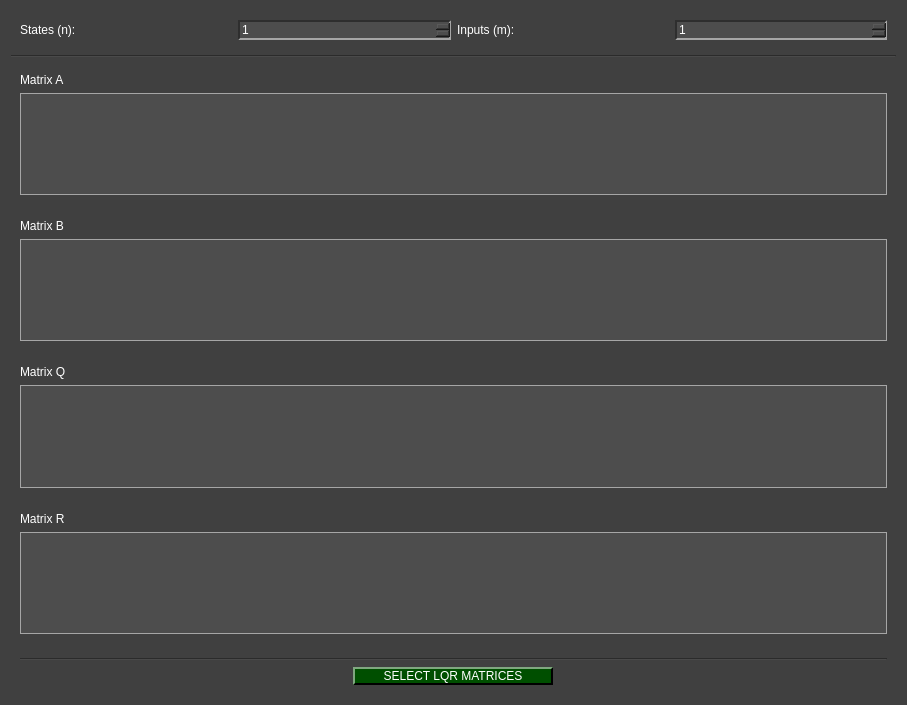
<?xml version="1.0" encoding="UTF-8"?>
<ui version="4.0">
 <class>Select_LQR_Matrices_Widget</class>
 <widget class="QWidget" name="Select_LQR_Matrices_Widget">
  <property name="geometry">
   <rect>
    <x>0</x>
    <y>0</y>
    <width>907</width>
    <height>705</height>
   </rect>
  </property>
  <property name="windowTitle">
   <string>Form</string>
  </property>
  <property name="styleSheet">
   <string notr="true">QWidget{
	background-color: rgb(64, 64, 64);
}

QTabWidget::pane { 
   border: 1px solid rgb(166, 166, 166);
}

QTabBar::tab {
  	background-color: rgb(77, 77, 77);
 }

 QTabBar::tab:selected {
  	background-color: rgb(140, 140, 140);
	padding-top: 2px;
	padding-bottom: 2px;
	padding-left: 12px;
	padding-right: 12px;
 }

 QTabBar::tab:selected:hover {
  	background-color: rgb(140, 140, 140);
	padding-top: 2px;
	padding-bottom: 2px;
	padding-left: 12px;
	padding-right: 12px;
 }

 QTabBar::tab:hover {
  	background-color: rgb(109, 109, 109);
	padding-top: 2px;
	padding-bottom: 2px;
	padding-left: 12px;
	padding-right: 12px;
 }

 QTabBar::tab:middle {
	border-right: 1px dashed rgb(166, 166, 166);
	border-left: 1px dashed rgb(166, 166, 166);
	padding-top: 2px;
	padding-bottom: 2px;
	padding-left: 12px;
	padding-right: 12px;
 }

 QTabBar::tab:last {
	border-top-right-radius: 10px;
	padding-top: 2px;
	padding-bottom: 2px;
	padding-left: 12px;
	padding-right: 12px;
 }

 QTabBar::tab:first {
	border-top-left-radius: 10px;
	padding-top: 2px;
	padding-bottom: 2px;
	padding-left: 12px;
	padding-right: 12px;
 }


QComboBox QAbstractItemView {
    background-color: rgb(77, 77, 77);
}

QComboBox QAbstractItemView::item:focus{
    background-color: rgb(140, 140, 140);
}

QDoubleSpinBox{
	background-color: rgb(77, 77, 77);
	
	border-top: 1.5px solid rgb(46, 46, 46);
	border-left: 1.5px solid rgb(46, 46, 46);

	border-bottom: 1.5px solid rgb(166, 166, 166);
	border-right: 1.5px solid rgb(166, 166, 166);
}

QDoubleSpinBox::up-button{
    image: url(:/imgs/drop_up_arrow.png);
	width: 11px;

	background-color: rgb(0, 79, 0);
	border-top: 1.5px solid rgb(127, 167, 127);
	border-left: 1.5px solid rgb(127, 167, 127);

	border-bottom: 1.5px solid rgb(0, 0, 0);
	border-right: 1.5px solid rgb(0, 0, 0);
}

QDoubleSpinBox::up-button:pressed{
	border: 2px solid rgb(255, 255, 255);
}

QDoubleSpinBox::up-button:hover{
	background-color: rgb(0, 50, 0);
}

QDoubleSpinBox::down-button{
    image: url(:/imgs/drop_down_arrow.png);
	width: 11px;

	background-color: rgb(0, 79, 0);
	border-top: 1.5px solid rgb(127, 167, 127);
	border-left: 1.5px solid rgb(127, 167, 127);

	border-bottom: 1.5px solid rgb(0, 0, 0);
	border-right: 1.5px solid rgb(0, 0, 0);
}

QDoubleSpinBox::down-button:pressed{
	border: 2px solid rgb(255, 255, 255);
}

QDoubleSpinBox::down-button:hover{
	background-color: rgb(0, 50, 0);
}

QWidget#centralwidget{
	background-color: rgb(64, 64, 64);
}

QWidget{
	color: rgb(255, 255, 255);
}

QComboBox{
	background-color: rgb(77, 77, 77);
	
	border-top: 1.5px solid rgb(46, 46, 46);
	border-left: 1.5px solid rgb(46, 46, 46);

	border-bottom: 1.5px solid rgb(166, 166, 166);
	border-right: 1.5px solid rgb(166, 166, 166);
}


QComboBox::drop-down{
	image: url(:/imgs/imgs/drop_down_arrow.png);
	width: 11px;

	background-color: rgb(0, 79, 0);
	border-top: 2px solid rgb(127, 167, 127);
	border-left: 2px solid rgb(127, 167, 127);

	border-bottom: 2px solid rgb(0, 0, 0);
	border-right: 2px solid rgb(0, 0, 0);
}

QComboBox::drop-down:hover{
	background-color: rgb(0, 50, 0);
}

QComboBox::drop-down:pressed{
	border: 2px solid rgb(255, 255, 255);
}

QPushButton{
	background-color: rgb(0, 79, 0);

	border-top: 1.5px solid rgb(127, 167, 127);
	border-left: 1.5px solid rgb(127, 167, 127);

	border-bottom: 1.5px solid rgb(0, 0, 0);
	border-right: 1.5px solid rgb(0, 0, 0);

	
	font: 12pt &quot;Helvetica&quot;;
	text-align:center;
}

QWidget{
	font: 12pt &quot;Helvetica&quot;;
}

QPushButton:hover{
	background-color: rgb(0, 50, 0);
}

QPushButton:pressed{
	border: 2px solid rgb(255, 255, 255);
}

QLineEdit{
	background-color: rgb(77, 77, 77);
	border-top: 1.5px solid rgb(46, 46, 46);
	border-left: 1.5px solid rgb(46, 46, 46);

	border-bottom: 1.5px solid rgb(166, 166, 166);
	border-right: 1.5px solid rgb(166, 166, 166);
}

QRadioButton::indicator{
	border-radius: 6px;
	border-top: 1.5px solid rgb(0, 0, 0);
	border-left: 1.5px solid rgb(0, 0, 0);

	border-bottom: 1.5px solid rgb(160, 160, 160);
	border-right: 1.5px solid rgb(160, 160, 160);
}

QRadioButton::indicator::checked{
	background-color: white;
}

QRadioButton::indicator::unchecked:hover{
	background-color: #9F9F9F;
}

QRadioButton::indicator::pressed{
	border: 1.5px solid #505050
}

QPushButton#reload_devices{
	image: url(:/imgs/imgs/reload.png);
	width: 11px;
	background-color: rgb(0, 79, 0);

	border-top: 1.5px solid rgb(127, 167, 127);
	border-left: 1.5px solid rgb(127, 167, 127);

	border-bottom: 1.5px solid rgb(0, 0, 0);
	border-right: 1.5px solid rgb(0, 0, 0);

	
	font: 12pt &quot;Helvetica&quot;;
	text-align:center;
}

QPushButton#reload_devices:hover{
	background-color: rgb(0, 50, 0);
}

QPushButton#reload_devices:pressed{
	border: 2px solid rgb(255, 255, 255);
}

QSpinBox{
	background-color: rgb(77, 77, 77);
	
	border-top: 1.5px solid rgb(46, 46, 46);
	border-left: 1.5px solid rgb(46, 46, 46);

	border-bottom: 1.5px solid rgb(166, 166, 166);
	border-right: 1.5px solid rgb(166, 166, 166);
}

QSpinBox::up-button{
    image: url(:/imgs/imgs/drop_up_arrow.png);
	width: 11px;

	background-color: rgb(0, 79, 0);
	border-top: 1.5px solid rgb(127, 167, 127);
	border-left: 1.5px solid rgb(127, 167, 127);

	border-bottom: 1.5px solid rgb(0, 0, 0);
	border-right: 1.5px solid rgb(0, 0, 0);
}

QSpinBox::up-button:pressed{
	border: 2px solid rgb(255, 255, 255);
}

QSpinBox::up-button:hover{
	background-color: rgb(0, 50, 0);
}

QSpinBox::down-button{
    image: url(:/imgs/imgs/drop_down_arrow.png);
	width: 11px;

	background-color: rgb(0, 79, 0);
	border-top: 1.5px solid rgb(127, 167, 127);
	border-left: 1.5px solid rgb(127, 167, 127);

	border-bottom: 1.5px solid rgb(0, 0, 0);
	border-right: 1.5px solid rgb(0, 0, 0);
}

QSpinBox::down-button:pressed{
	border: 2px solid rgb(255, 255, 255);
}

QSpinBox::down-button:hover{
	background-color: rgb(0, 50, 0);
}

QTableWidget {
    background-color: rgb(77, 77, 77);
    gridline-color: rgb(166, 166, 166);
    color: white; /* All text white */
    border: 1px solid rgb(166, 166, 166);
    font: 11pt &quot;Helvetica&quot;;
    selection-background-color: rgb(110, 110, 110); 
    selection-color: white;
}

QHeaderView::section {
    background-color: rgb(77, 77, 77);
    color: white;
    border: 1px solid rgb(166, 166, 166);
}

QTableWidget QLineEdit {
    background-color: rgb(90, 90, 90); 
    color: white;
    border: 1px solid rgb(166, 166, 166);
}

QTableWidget::item {
    color: white;
}

QTableWidget::item:selected {
    background-color: rgb(110, 110, 110);
    color: white;
}

QScrollBar:vertical {
     border: 1px solid rgb(140, 140, 140);
     background: rgb(140, 140, 140);
     width: 17px;
     margin: 17px 0 17px 0;
 }
QScrollBar::handle:vertical {
     background: rgb(0, 79, 0);
     min-height: 20px;
 }
QScrollBar::add-line:vertical {
	image: url(:/imgs/imgs/drop_down_arrow.png);
     border: 1px solid rgb(140, 140, 140);
     background: rgb(0, 79, 0);
     height: 15px;
     subcontrol-position: bottom;
     subcontrol-origin: margin;
 }

QScrollBar::sub-line:vertical {
	image: url(:/imgs/imgs/drop_up_arrow.png);
     border: 1px solid rgb(140, 140, 140);
     background: rgb(0, 79, 0);
     height: 15px;
     subcontrol-position: top;
     subcontrol-origin: margin;
 }

QScrollBar::add-line:vertical:pressed {
    border: 1px solid rgb(255, 255, 255);
	background: rgb(0, 79, 0)
 }

QScrollBar::sub-line:vertical:pressed {
	border: 1px solid rgb(255, 255, 255);
	background: rgb(0, 79, 0)
 }

QScrollBar::add-line:vertical:hover {
     background-color: rgb(0, 50, 0);
 }

QScrollBar::sub-line:vertical:hover {
    background-color: rgb(0, 50, 0);
 }

QScrollBar::handle:vertical:pressed {
    border: 1px solid rgb(255, 255, 255);
	background: rgb(0, 79, 0)
 }

QScrollBar::handle:vertical:hover {
    background-color: rgb(0, 50, 0);
 }

QScrollBar::add-page:vertical, QScrollBar::sub-page:vertical {
     background: none;
 }

QScrollArea{
	border: none;
}

QScrollBar:horizontal {
    border: 1px solid rgb(140, 140, 140);
    background: rgb(140, 140, 140);
    height: 17px;
    margin: 0 17px 0 17px; 
}

QScrollBar::handle:horizontal {
    background: rgb(0, 79, 0);
    min-width: 20px;
}

QScrollBar::add-line:horizontal {
    image: url(:/imgs/imgs/drop_right_arrow.png); 
    border: 1px solid rgb(140, 140, 140);
    background: rgb(0, 79, 0);
    width: 15px;
    subcontrol-position: right;
    subcontrol-origin: margin;
}

QScrollBar::sub-line:horizontal {
    image: url(:/imgs/imgs/drop_left_arrow.png);
    border: 1px solid rgb(140, 140, 140);
    background: rgb(0, 79, 0);
    width: 15px;
    subcontrol-position: left;
    subcontrol-origin: margin;
}

QScrollBar::add-line:horizontal:pressed, QScrollBar::sub-line:horizontal:pressed, QScrollBar::handle:horizontal:pressed {
    border: 1px solid rgb(255, 255, 255);
    background: rgb(0, 79, 0);
}

QScrollBar::add-line:horizontal:hover, QScrollBar::sub-line:horizontal:hover, QScrollBar::handle:horizontal:hover {
    background-color: rgb(0, 50, 0);
}

QScrollBar::add-page:horizontal, QScrollBar::sub-page:horizontal {
    background: none;
}
</string>
  </property>
  <layout class="QGridLayout" name="gridLayout">
   <item row="3" column="0">
    <widget class="QWidget" name="Matrix_B" native="true">
     <layout class="QVBoxLayout" name="verticalLayout_2">
      <item>
       <widget class="QLabel" name="labelB">
        <property name="text">
         <string>Matrix B</string>
        </property>
       </widget>
      </item>
      <item>
       <widget class="QTableWidget" name="tableB"/>
      </item>
     </layout>
    </widget>
   </item>
   <item row="2" column="0">
    <widget class="QWidget" name="Matrix_A" native="true">
     <layout class="QVBoxLayout" name="verticalLayout">
      <item>
       <widget class="QLabel" name="labelA">
        <property name="text">
         <string>Matrix A</string>
        </property>
       </widget>
      </item>
      <item>
       <widget class="QTableWidget" name="tableA"/>
      </item>
     </layout>
    </widget>
   </item>
   <item row="6" column="0">
    <widget class="QWidget" name="bottom" native="true">
     <layout class="QGridLayout" name="gridLayout_6">
      <item row="1" column="0" alignment="Qt::AlignmentFlag::AlignHCenter">
       <widget class="QPushButton" name="select_button">
        <property name="minimumSize">
         <size>
          <width>200</width>
          <height>0</height>
         </size>
        </property>
        <property name="text">
         <string>SELECT LQR MATRICES</string>
        </property>
       </widget>
      </item>
      <item row="0" column="0">
       <widget class="Line" name="line_bottom">
        <property name="orientation">
         <enum>Qt::Orientation::Horizontal</enum>
        </property>
       </widget>
      </item>
     </layout>
    </widget>
   </item>
   <item row="0" column="0">
    <widget class="QWidget" name="header" native="true">
     <layout class="QGridLayout" name="gridLayout_3">
      <item row="0" column="0">
       <widget class="QLabel" name="label_states">
        <property name="text">
         <string>States (n):</string>
        </property>
       </widget>
      </item>
      <item row="0" column="1">
       <widget class="QSpinBox" name="spin_states">
        <property name="minimum">
         <number>1</number>
        </property>
       </widget>
      </item>
      <item row="0" column="2">
       <widget class="QLabel" name="label_input">
        <property name="text">
         <string>Inputs (m):</string>
        </property>
       </widget>
      </item>
      <item row="0" column="3">
       <widget class="QSpinBox" name="spin_inputs">
        <property name="minimum">
         <number>1</number>
        </property>
       </widget>
      </item>
     </layout>
    </widget>
   </item>
   <item row="1" column="0">
    <widget class="Line" name="line_header">
     <property name="orientation">
      <enum>Qt::Orientation::Horizontal</enum>
     </property>
    </widget>
   </item>
   <item row="5" column="0">
    <widget class="QWidget" name="Matrix_R" native="true">
     <layout class="QVBoxLayout" name="verticalLayout_4">
      <item>
       <widget class="QLabel" name="labelR">
        <property name="text">
         <string>Matrix R</string>
        </property>
       </widget>
      </item>
      <item>
       <widget class="QTableWidget" name="tableR"/>
      </item>
     </layout>
    </widget>
   </item>
   <item row="4" column="0">
    <widget class="QWidget" name="Matrix_Q" native="true">
     <layout class="QVBoxLayout" name="verticalLayout_3">
      <item>
       <widget class="QLabel" name="labelQ">
        <property name="text">
         <string>Matrix Q</string>
        </property>
       </widget>
      </item>
      <item>
       <widget class="QTableWidget" name="tableQ"/>
      </item>
     </layout>
    </widget>
   </item>
  </layout>
 </widget>
 <resources>
  <include location="resources_1.qrc"/>
 </resources>
 <connections/>
</ui>
